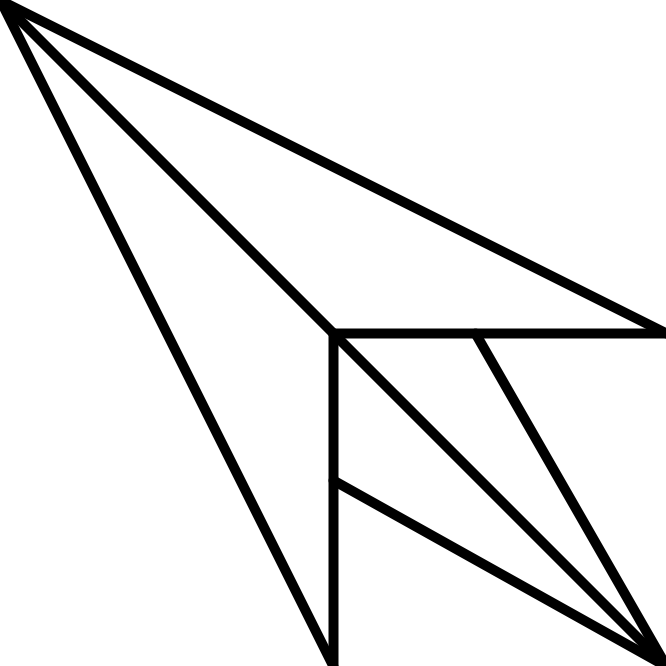
Frame 1 (no input)
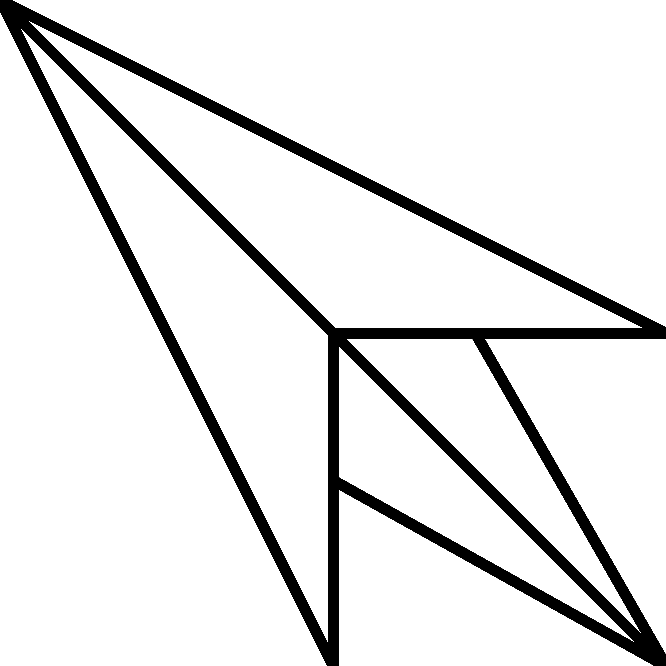
Frame 60 (the mouse pressed at the canvas centre just before this capture)
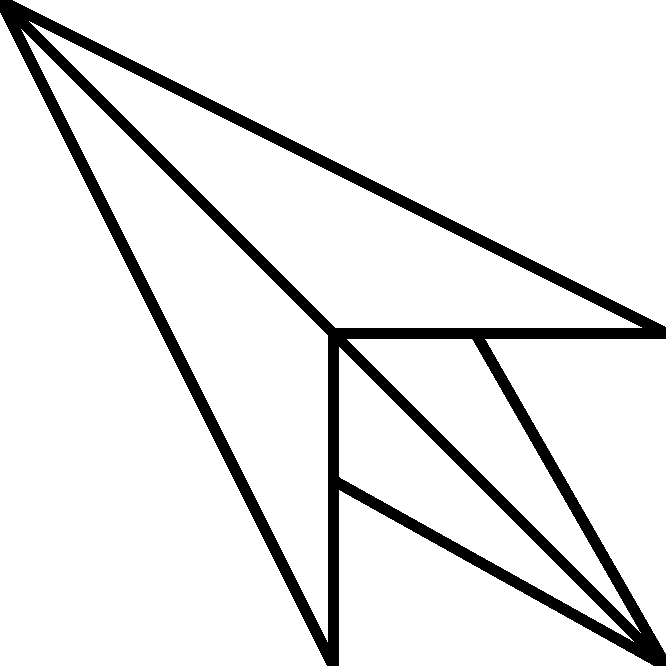
Frame 120 (the mouse held since frame 60 and released just before this capture)

The Processing sketch that drew these frames (run headless with seeded random() and noise(); from frame 60 on, the mouse is pressed at the canvas centre):

// Processing sketch: sketch_240903a
// ── sketch_240903a.pde
void setup(){
  size(666, 666);
  background(255);
}

// drawing (lines within the canvas)
void draw(){
  stroke(0);
  strokeWeight(10);
  line(666, height/2, width/2, height/2);
  line(0, 0, width, height);
  line(475, 333, 666, 666);
  line(333, 480, 666, 666);
  line(width/2, height, width/2, height/2);
  line(0, 0, 666, width/2);
  line(0, 0, width/2, height);
  strokeWeight(1);
 
}
